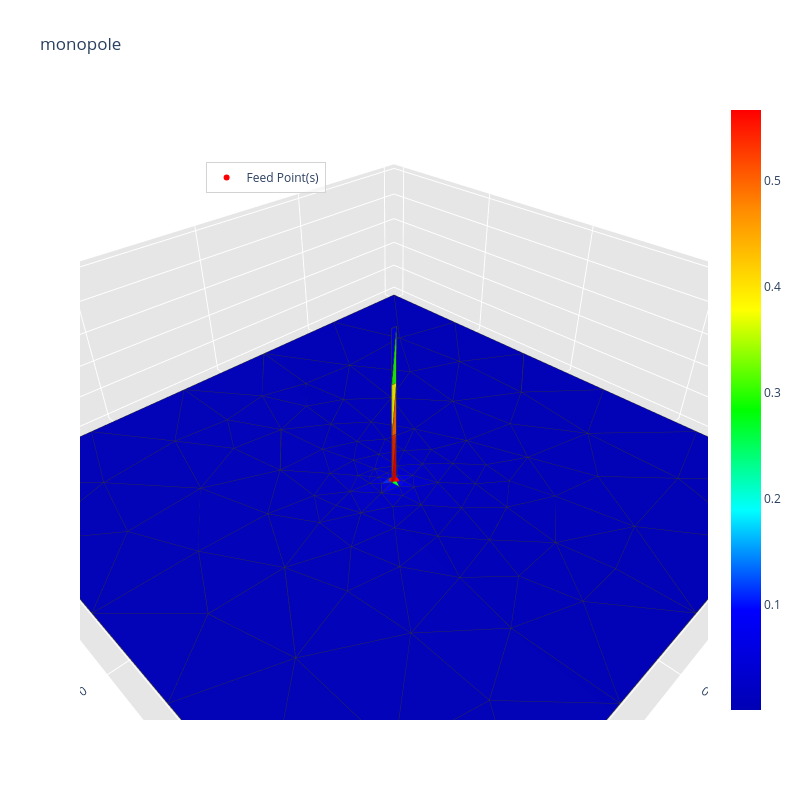

The cell this chart's notebook holds for it:
### Code cell
_ = radiation_algorithm(path, frequency, feed_point, excitation_unit_vector='z', gap_width=1.1*initial_mesh_size)
